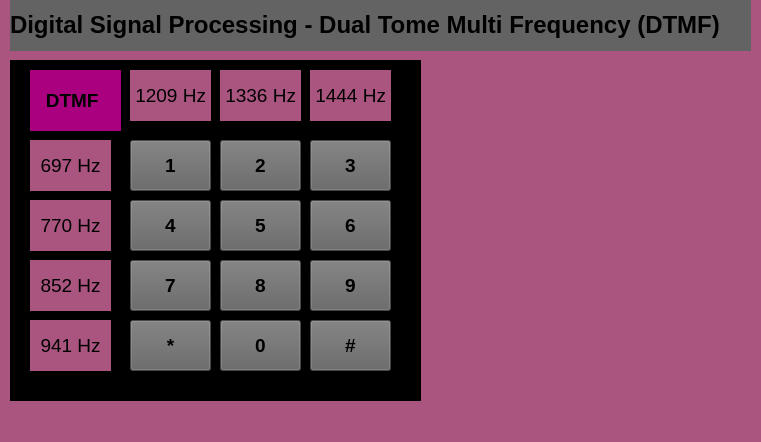
<?xml version="1.0" encoding="UTF-8"?>
<ui version="4.0">
 <class>MainWindow</class>
 <widget class="QMainWindow" name="MainWindow">
  <property name="geometry">
   <rect>
    <x>0</x>
    <y>0</y>
    <width>761</width>
    <height>442</height>
   </rect>
  </property>
  <property name="windowTitle">
   <string>MainWindow</string>
  </property>
  <property name="styleSheet">
   <string notr="true">background-color: rgb(170, 85, 127);</string>
  </property>
  <widget class="QWidget" name="centralwidget">
   <widget class="QLabel" name="label">
    <property name="geometry">
     <rect>
      <x>10</x>
      <y>60</y>
      <width>411</width>
      <height>341</height>
     </rect>
    </property>
    <property name="styleSheet">
     <string notr="true">background-color: rgb(0, 0, 0);</string>
    </property>
    <property name="text">
     <string>TextLabel</string>
    </property>
   </widget>
   <widget class="QPushButton" name="pushButton">
    <property name="geometry">
     <rect>
      <x>130</x>
      <y>140</y>
      <width>81</width>
      <height>51</height>
     </rect>
    </property>
    <property name="font">
     <font>
      <pointsize>14</pointsize>
      <weight>75</weight>
      <bold>true</bold>
     </font>
    </property>
    <property name="styleSheet">
     <string notr="true">background-color: rgb(99, 99, 99);</string>
    </property>
    <property name="text">
     <string>1</string>
    </property>
   </widget>
   <widget class="QPushButton" name="pushButton_2">
    <property name="geometry">
     <rect>
      <x>130</x>
      <y>260</y>
      <width>81</width>
      <height>51</height>
     </rect>
    </property>
    <property name="font">
     <font>
      <pointsize>14</pointsize>
      <weight>75</weight>
      <bold>true</bold>
     </font>
    </property>
    <property name="styleSheet">
     <string notr="true">background-color: rgb(99, 99, 99);</string>
    </property>
    <property name="text">
     <string>7</string>
    </property>
   </widget>
   <widget class="QPushButton" name="pushButton_3">
    <property name="geometry">
     <rect>
      <x>220</x>
      <y>260</y>
      <width>81</width>
      <height>51</height>
     </rect>
    </property>
    <property name="font">
     <font>
      <pointsize>14</pointsize>
      <weight>75</weight>
      <bold>true</bold>
     </font>
    </property>
    <property name="styleSheet">
     <string notr="true">background-color: rgb(99, 99, 99);</string>
    </property>
    <property name="text">
     <string>8</string>
    </property>
   </widget>
   <widget class="QPushButton" name="pushButton_4">
    <property name="geometry">
     <rect>
      <x>220</x>
      <y>200</y>
      <width>81</width>
      <height>51</height>
     </rect>
    </property>
    <property name="font">
     <font>
      <pointsize>14</pointsize>
      <weight>75</weight>
      <bold>true</bold>
     </font>
    </property>
    <property name="styleSheet">
     <string notr="true">background-color: rgb(99, 99, 99);</string>
    </property>
    <property name="text">
     <string>5</string>
    </property>
   </widget>
   <widget class="QPushButton" name="pushButton_5">
    <property name="geometry">
     <rect>
      <x>220</x>
      <y>140</y>
      <width>81</width>
      <height>51</height>
     </rect>
    </property>
    <property name="font">
     <font>
      <pointsize>14</pointsize>
      <weight>75</weight>
      <bold>true</bold>
     </font>
    </property>
    <property name="styleSheet">
     <string notr="true">background-color: rgb(99, 99, 99);</string>
    </property>
    <property name="text">
     <string>2</string>
    </property>
   </widget>
   <widget class="QPushButton" name="pushButton_6">
    <property name="geometry">
     <rect>
      <x>310</x>
      <y>200</y>
      <width>81</width>
      <height>51</height>
     </rect>
    </property>
    <property name="font">
     <font>
      <pointsize>14</pointsize>
      <weight>75</weight>
      <bold>true</bold>
     </font>
    </property>
    <property name="styleSheet">
     <string notr="true">background-color: rgb(99, 99, 99);</string>
    </property>
    <property name="text">
     <string>6</string>
    </property>
   </widget>
   <widget class="QPushButton" name="pushButton_7">
    <property name="geometry">
     <rect>
      <x>310</x>
      <y>140</y>
      <width>81</width>
      <height>51</height>
     </rect>
    </property>
    <property name="font">
     <font>
      <pointsize>14</pointsize>
      <weight>75</weight>
      <bold>true</bold>
     </font>
    </property>
    <property name="styleSheet">
     <string notr="true">background-color: rgb(99, 99, 99);</string>
    </property>
    <property name="text">
     <string>3</string>
    </property>
   </widget>
   <widget class="QPushButton" name="pushButton_8">
    <property name="geometry">
     <rect>
      <x>130</x>
      <y>200</y>
      <width>81</width>
      <height>51</height>
     </rect>
    </property>
    <property name="font">
     <font>
      <pointsize>14</pointsize>
      <weight>75</weight>
      <bold>true</bold>
     </font>
    </property>
    <property name="styleSheet">
     <string notr="true">background-color: rgb(99, 99, 99);</string>
    </property>
    <property name="text">
     <string>4</string>
    </property>
   </widget>
   <widget class="QPushButton" name="pushButton_10">
    <property name="geometry">
     <rect>
      <x>310</x>
      <y>260</y>
      <width>81</width>
      <height>51</height>
     </rect>
    </property>
    <property name="font">
     <font>
      <pointsize>14</pointsize>
      <weight>75</weight>
      <bold>true</bold>
     </font>
    </property>
    <property name="styleSheet">
     <string notr="true">background-color: rgb(99, 99, 99);</string>
    </property>
    <property name="text">
     <string>9</string>
    </property>
   </widget>
   <widget class="QPushButton" name="pushButton_9">
    <property name="geometry">
     <rect>
      <x>130</x>
      <y>320</y>
      <width>81</width>
      <height>51</height>
     </rect>
    </property>
    <property name="font">
     <font>
      <pointsize>14</pointsize>
      <weight>75</weight>
      <bold>true</bold>
     </font>
    </property>
    <property name="styleSheet">
     <string notr="true">background-color: rgb(99, 99, 99);</string>
    </property>
    <property name="text">
     <string>*</string>
    </property>
   </widget>
   <widget class="QPushButton" name="pushButton_11">
    <property name="geometry">
     <rect>
      <x>220</x>
      <y>320</y>
      <width>81</width>
      <height>51</height>
     </rect>
    </property>
    <property name="font">
     <font>
      <pointsize>14</pointsize>
      <weight>75</weight>
      <bold>true</bold>
     </font>
    </property>
    <property name="styleSheet">
     <string notr="true">background-color: rgb(99, 99, 99);</string>
    </property>
    <property name="text">
     <string>0</string>
    </property>
   </widget>
   <widget class="QPushButton" name="pushButton_12">
    <property name="geometry">
     <rect>
      <x>310</x>
      <y>320</y>
      <width>81</width>
      <height>51</height>
     </rect>
    </property>
    <property name="font">
     <font>
      <pointsize>14</pointsize>
      <weight>75</weight>
      <bold>true</bold>
     </font>
    </property>
    <property name="styleSheet">
     <string notr="true">background-color: rgb(99, 99, 99);</string>
    </property>
    <property name="text">
     <string>#</string>
    </property>
   </widget>
   <widget class="QLabel" name="label_4">
    <property name="geometry">
     <rect>
      <x>10</x>
      <y>0</y>
      <width>741</width>
      <height>51</height>
     </rect>
    </property>
    <property name="styleSheet">
     <string notr="true">background-color: rgb(99, 99, 99);</string>
    </property>
    <property name="text">
     <string>&lt;html&gt;&lt;head/&gt;&lt;body&gt;&lt;p&gt;&lt;span style=&quot; font-size:18pt; font-weight:600;&quot;&gt;Digital Signal Processing - Dual Tome Multi Frequency (DTMF)&lt;/span&gt;&lt;/p&gt;&lt;/body&gt;&lt;/html&gt;</string>
    </property>
   </widget>
   <widget class="QLabel" name="label_5">
    <property name="geometry">
     <rect>
      <x>30</x>
      <y>140</y>
      <width>81</width>
      <height>51</height>
     </rect>
    </property>
    <property name="font">
     <font>
      <pointsize>14</pointsize>
     </font>
    </property>
    <property name="text">
     <string>  697 Hz</string>
    </property>
   </widget>
   <widget class="QLabel" name="label_6">
    <property name="geometry">
     <rect>
      <x>310</x>
      <y>70</y>
      <width>81</width>
      <height>51</height>
     </rect>
    </property>
    <property name="font">
     <font>
      <pointsize>14</pointsize>
     </font>
    </property>
    <property name="text">
     <string> 1444 Hz</string>
    </property>
   </widget>
   <widget class="QLabel" name="label_7">
    <property name="geometry">
     <rect>
      <x>220</x>
      <y>70</y>
      <width>81</width>
      <height>51</height>
     </rect>
    </property>
    <property name="font">
     <font>
      <pointsize>14</pointsize>
     </font>
    </property>
    <property name="text">
     <string> 1336 Hz</string>
    </property>
   </widget>
   <widget class="QLabel" name="label_8">
    <property name="geometry">
     <rect>
      <x>130</x>
      <y>70</y>
      <width>81</width>
      <height>51</height>
     </rect>
    </property>
    <property name="font">
     <font>
      <pointsize>14</pointsize>
     </font>
    </property>
    <property name="text">
     <string> 1209 Hz</string>
    </property>
   </widget>
   <widget class="QLabel" name="label_9">
    <property name="geometry">
     <rect>
      <x>30</x>
      <y>320</y>
      <width>81</width>
      <height>51</height>
     </rect>
    </property>
    <property name="font">
     <font>
      <pointsize>14</pointsize>
     </font>
    </property>
    <property name="text">
     <string>  941 Hz</string>
    </property>
   </widget>
   <widget class="QLabel" name="label_10">
    <property name="geometry">
     <rect>
      <x>30</x>
      <y>260</y>
      <width>81</width>
      <height>51</height>
     </rect>
    </property>
    <property name="font">
     <font>
      <pointsize>14</pointsize>
     </font>
    </property>
    <property name="text">
     <string>  852 Hz</string>
    </property>
   </widget>
   <widget class="QLabel" name="label_11">
    <property name="geometry">
     <rect>
      <x>30</x>
      <y>200</y>
      <width>81</width>
      <height>51</height>
     </rect>
    </property>
    <property name="font">
     <font>
      <pointsize>14</pointsize>
     </font>
    </property>
    <property name="text">
     <string>  770 Hz</string>
    </property>
   </widget>
   <widget class="QLabel" name="label_12">
    <property name="geometry">
     <rect>
      <x>30</x>
      <y>70</y>
      <width>91</width>
      <height>61</height>
     </rect>
    </property>
    <property name="font">
     <font>
      <pointsize>14</pointsize>
      <weight>75</weight>
      <bold>true</bold>
     </font>
    </property>
    <property name="styleSheet">
     <string notr="true">background-color: rgb(170, 0, 127);</string>
    </property>
    <property name="text">
     <string>   DTMF</string>
    </property>
   </widget>
   <widget class="QWidget" name="gridLayoutWidget">
    <property name="geometry">
     <rect>
      <x>430</x>
      <y>60</y>
      <width>321</width>
      <height>171</height>
     </rect>
    </property>
    <layout class="QGridLayout" name="gridLayout"/>
   </widget>
   <widget class="QWidget" name="gridLayoutWidget_2">
    <property name="geometry">
     <rect>
      <x>430</x>
      <y>240</y>
      <width>321</width>
      <height>161</height>
     </rect>
    </property>
    <layout class="QGridLayout" name="gridLayout_2"/>
   </widget>
  </widget>
  <widget class="QMenuBar" name="menubar">
   <property name="geometry">
    <rect>
     <x>0</x>
     <y>0</y>
     <width>761</width>
     <height>21</height>
    </rect>
   </property>
  </widget>
  <widget class="QStatusBar" name="statusbar"/>
 </widget>
 <resources/>
 <connections/>
</ui>
